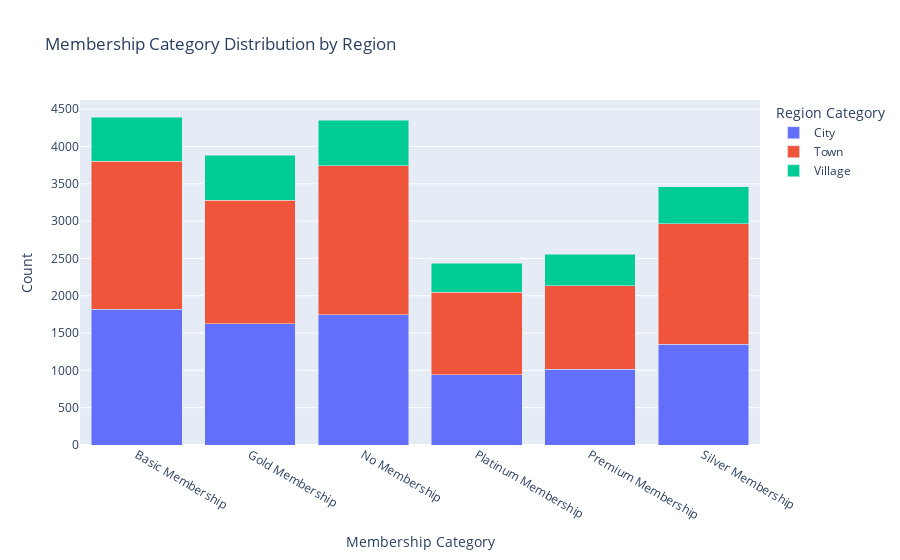

The notebook cell this image was saved under:
### Code cell
# Group by both membership and region categories
grouped = df.groupby(['membership_category', 'region_category']).size().reset_index(name='count')

# Create bar chart with hue (color) by region_category
fig = px.bar(grouped,
             x='membership_category',
             y='count',
             color='region_category',  # 🎨 Hue here
             title='Membership Category Distribution by Region',
             labels={
                 'membership_category': 'Membership Category',
                 'count': 'Count',
                 'region_category': 'Region Category'
             },
             barmode='stack')  

fig.show()

### Figure 1 — Plotly figure (JSON) as saved in the notebook; plotly's stock layout.template omitted (floating-point values rounded to 4 significant figures)
{"data": [{"alignmentgroup": "True", "hovertemplate": "Region Category=City<br>Membership Category=%{x}<br>Count=%{y}<extra></extra>", "legendgroup": "City", "marker": {"color": "#636efa", "pattern": {"shape": ""}}, "name": "City", "offsetgroup": "City", "orientation": "v", "showlegend": true, "textposition": "auto", "type": "bar", "x": ["Basic Membership", "Gold Membership", "No Membership", "Platinum Membership", "Premium Membership", "Silver Membership"], "xaxis": "x", "y": [1816, 1625, 1748, 943, 1016, 1347], "yaxis": "y"}, {"alignmentgroup": "True", "hovertemplate": "Region Category=Town<br>Membership Category=%{x}<br>Count=%{y}<extra></extra>", "legendgroup": "Town", "marker": {"color": "#EF553B", "pattern": {"shape": ""}}, "name": "Town", "offsetgroup": "Town", "orientation": "v", "showlegend": true, "textposition": "auto", "type": "bar", "x": ["Basic Membership", "Gold Membership", "No Membership", "Platinum Membership", "Premium Membership", "Silver Membership"], "xaxis": "x", "y": [1985, 1658, 1996, 1101, 1117, 1619], "yaxis": "y"}, {"alignmentgroup": "True", "hovertemplate": "Region Category=Village<br>Membership Category=%{x}<br>Count=%{y}<extra></extra>", "legendgroup": "Village", "marker": {"color": "#00cc96", "pattern": {"shape": ""}}, "name": "Village", "offsetgroup": "Village", "orientation": "v", "showlegend": true, "textposition": "auto", "type": "bar", "x": ["Basic Membership", "Gold Membership", "No Membership", "Platinum Membership", "Premium Membership", "Silver Membership"], "xaxis": "x", "y": [591, 600, 610, 394, 426, 495], "yaxis": "y"}], "layout": {"barmode": "stack", "legend": {"title": {"text": "Region Category"}, "tracegroupgap": 0}, "title": {"text": "Membership Category Distribution by Region"}, "xaxis": {"anchor": "y", "domain": [0, 1], "title": {"text": "Membership Category"}}, "yaxis": {"anchor": "x", "domain": [0, 1], "title": {"text": "Count"}}}}
